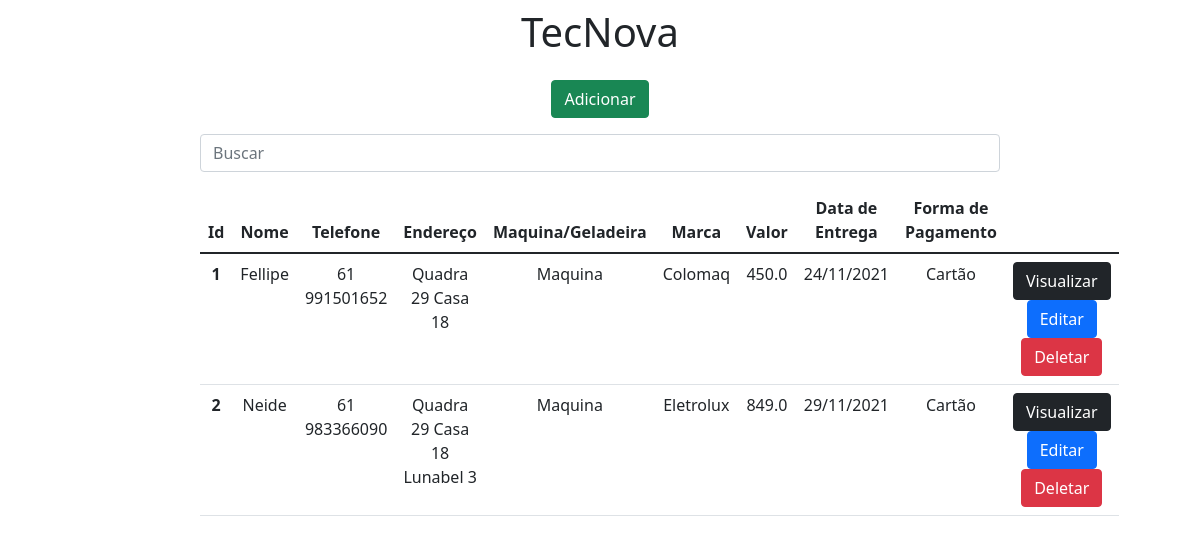
Before: / with the older database file.
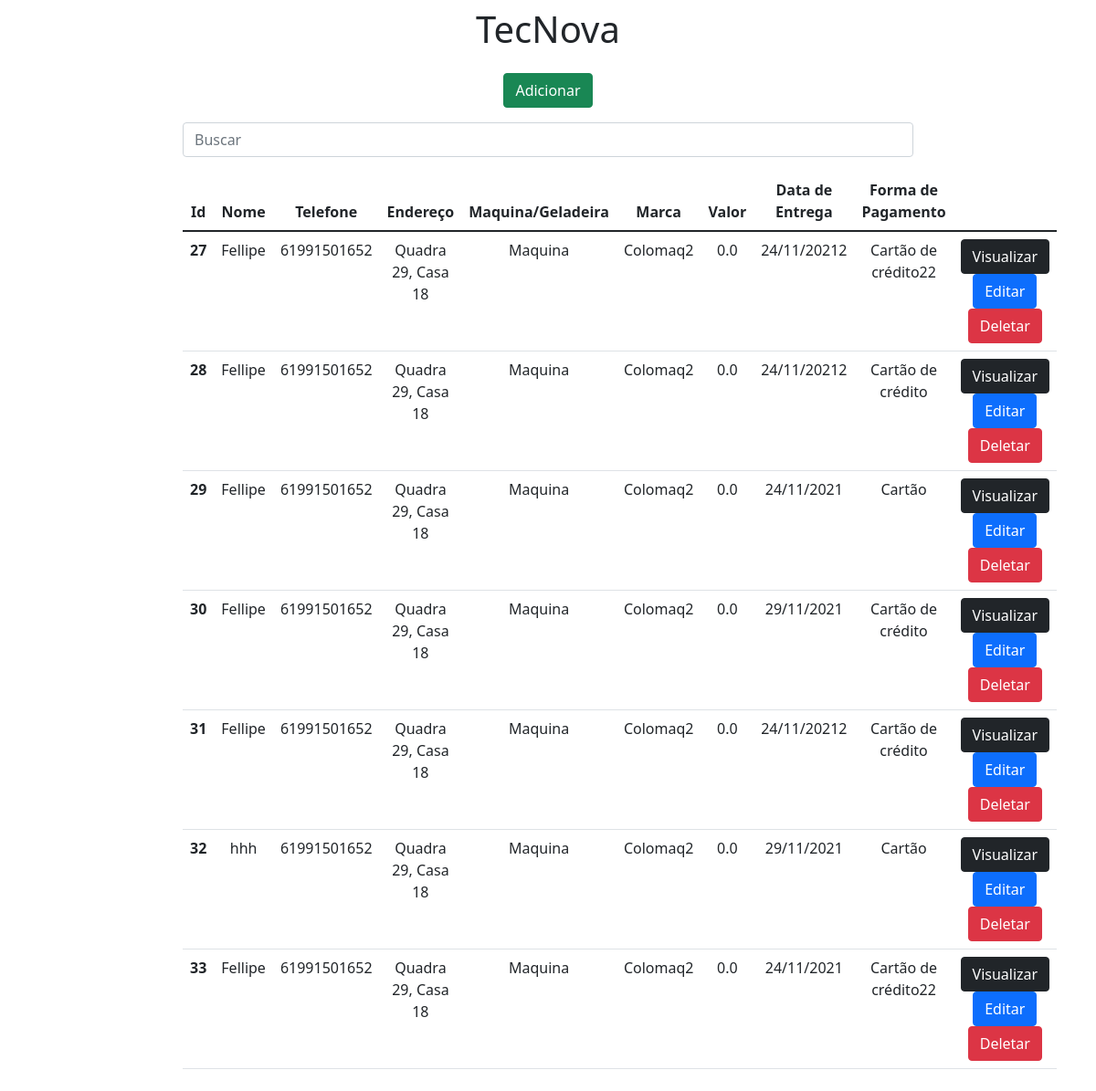
After: the same page with the newer database file.
### app/models.py (models this page shows)
class Clientes(models.Model):
    nomeCliente = models.CharField(max_length=30, default='')
    telefoneCliente = models.CharField(max_length=30, default='')
    enderecoCliente = models.CharField(max_length=80, default='')
    eletrodomestico = models.CharField(max_length=30, default='')
    marcaAparelho = models.CharField(max_length=50, default='')
    valorServico = models.FloatField(default='0')
    Entrega = models.CharField(max_length=80, default='')
    formaPagamento = models.CharField(max_length=50, default='')

### app/views.py (the view)
# urls.py: 2. Add a URL to urlpatterns:  path('', views.home, name='home')
def home(request):
    data = {}
    search = request.GET.get('search')
    if search:
        data['db'] = Clientes.objects.filter(nomeCliente__icontains= search)
    else:
        data['db'] = Clientes.objects.all()
    return render(request, 'index.html',data)

### app/templates/index.html (shortened to what this page needs)
<!DOCTYPE html>
<html lang="pt">
<head>
    <link href="https://cdn.jsdelivr.net/npm/bootstrap@5.1.3/dist/css/bootstrap.min.css" rel="stylesheet">
<body>
    <div class="col-8 m-auto pt-2 pb-2 text-center">
        <h1>TecNova</h1>
    </div>
    <div class="col-8 m-auto pt-2 pb-2 text-center">
        <a href="/form" class="btn btn-success"> Adicionar </a>
    </div>
    <div class="col-8 m-auto pt-2 pb-2 text-center">
      <form method="get">
        <input type="text" id="search" name="search" class="form-control" placeholder="Buscar">
      </form>
  </div>
    <div class="col-8 m-auto pt-2 pb-2 text-center">
        <table class="table">
      <thead class="thead-dark">
        <tr>
          <th scope="col">Id</th>
          <th scope="col">Nome</th>
          <th scope="col">Telefone</th>
          <th scope="col">Endereço</th>
          <th scope="col">Maquina/Geladeira</th>
          <th scope="col">Marca</th>
          <th scope="col">Valor</th>
          <th scope="col">Data de Entrega</th>
          <th scope="col">Forma de Pagamento</th>
          <th></th>
        </tr>
      </thead>
      <tbody>
        {% for dbs in db %}
        <tr>
          <th>{{dbs.id}}</th>
          <td>{{dbs.nomeCliente}}</td>
          <td>{{dbs.telefoneCliente}}</td>
          <td>{{dbs.enderecoCliente}}</td>
          <td>{{dbs.eletrodomestico}}</td>
          <td>{{dbs.marcaAparelho}}</td>
          <td>{{dbs.valorServico}}</td>
          <td>{{dbs.Entrega}}</td>
          <td>{{dbs.formaPagamento}}</td>
          <td>
              <a href="/view/{{dbs.id}}" class="btn btn-dark"> Visualizar</a>
              <a href="/edit/{{dbs.id}}" class="btn btn-primary"> Editar</a>
              <a href="/delete/{{dbs.id}}" class="btn btn-danger btnDel"> Deletar</a>
          </td>
        </tr>
        {% endfor %}
      </tbody>
    </table>
    </div>
    {% load static%}
</body>
</html>

Changed rows visible on the page:
removed Clientes: id "1", nomeCliente "Fellipe", telefoneCliente "61 991501652", enderecoCliente "Quadra 29 Casa 18", eletrodomestico "Maquina", marcaAparelho "Colomaq", valorServico "450.0", Entrega "24/11/2021", formaPagamento "Cartão"
removed Clientes: id "2", nomeCliente "Neide", telefoneCliente "61 983366090", enderecoCliente "Quadra 29 Casa 18 Lunabel 3", eletrodomestico "Maquina", marcaAparelho "Eletrolux", valorServico "849.0", Entrega "29/11/2021", formaPagamento "Cartão"
added Clientes: id "27", nomeCliente "Fellipe", telefoneCliente "61991501652", enderecoCliente "Quadra 29, Casa 18", eletrodomestico "Maquina", marcaAparelho "Colomaq2", valorServico "0.0", Entrega "24/11/20212", formaPagamento "Cartão de crédito22"
added Clientes: id "28", nomeCliente "Fellipe", telefoneCliente "61991501652", enderecoCliente "Quadra 29, Casa 18", eletrodomestico "Maquina", marcaAparelho "Colomaq2", valorServico "0.0", Entrega "24/11/20212", formaPagamento "Cartão de crédito"
added Clientes: id "29", nomeCliente "Fellipe", telefoneCliente "61991501652", enderecoCliente "Quadra 29, Casa 18", eletrodomestico "Maquina", marcaAparelho "Colomaq2", valorServico "0.0", Entrega "24/11/2021", formaPagamento "Cartão"
added Clientes: id "30", nomeCliente "Fellipe", telefoneCliente "61991501652", enderecoCliente "Quadra 29, Casa 18", eletrodomestico "Maquina", marcaAparelho "Colomaq2", valorServico "0.0", Entrega "29/11/2021", formaPagamento "Cartão de crédito"
added Clientes: id "31", nomeCliente "Fellipe", telefoneCliente "61991501652", enderecoCliente "Quadra 29, Casa 18", eletrodomestico "Maquina", marcaAparelho "Colomaq2", valorServico "0.0", Entrega "24/11/20212", formaPagamento "Cartão de crédito"
added Clientes: id "32", nomeCliente "hhh", telefoneCliente "61991501652", enderecoCliente "Quadra 29, Casa 18", eletrodomestico "Maquina", marcaAparelho "Colomaq2", valorServico "0.0", Entrega "29/11/2021", formaPagamento "Cartão"
added Clientes: id "33", nomeCliente "Fellipe", telefoneCliente "61991501652", enderecoCliente "Quadra 29, Casa 18", eletrodomestico "Maquina", marcaAparelho "Colomaq2", valorServico "0.0", Entrega "24/11/2021", formaPagamento "Cartão de crédito22"
